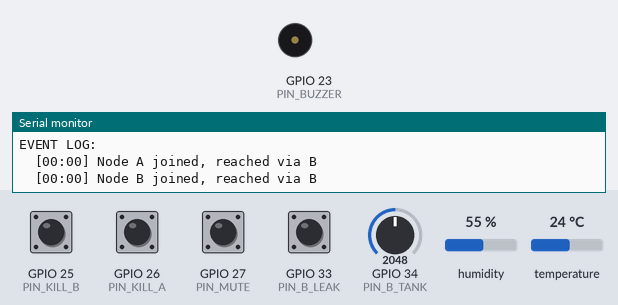
Simulated run of this sketch. Board: ESP32. Parts: buzzer (waves = sounding, pin HIGH), the last lines printed to the serial monitor. The test bench sets the inputs (shaded band); at power-on: GPIO 25 (PIN_KILL_B), GPIO 26 (PIN_KILL_A), GPIO 27 (PIN_MUTE), GPIO 33 (PIN_B_LEAK) HIGH, GPIO 34 (PIN_B_TANK) = 2048, humidity 55 %, temperature 24 °C.

Above: at 1.2 s.
1.3 s: GPIO 25 (PIN_KILL_B) pulled LOW for 0.15 s
At 6.75 s:
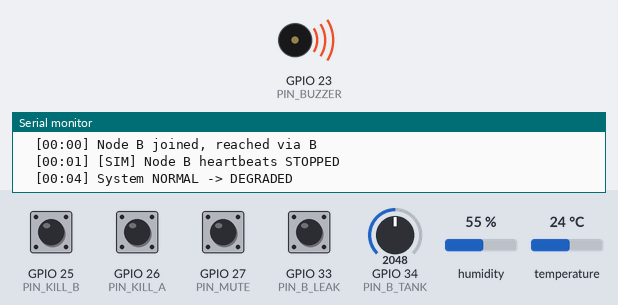
9.3 s: GPIO 27 (PIN_MUTE) pulled LOW for 0.15 s
At 10.4 s:
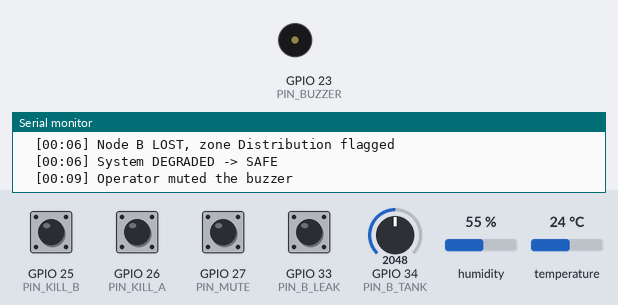
Timing chart, 0 to 12.3 s (numbered marks = the images above; inputs shaded):
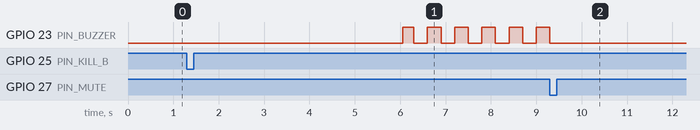

Measured:
- after the input at 1.3 s, GPIO 23 (PIN_BUZZER): alternates HIGH for 0.30 s and LOW for 0.30 s, starting after 4.8 s
- after the input at 9.3 s, GPIO 23 (PIN_BUZZER): goes on until 9.3 s, then stays LOW

The sketch:

sketch.ino
```cpp
// WOKWI SIMULATION: Node C (gateway and monitor)
// Same logic as the hardware sketch node_c.ino. Only the radio layer differs:
// Wokwi cannot run ESP-NOW between boards, so Nodes A and B are emulated by a timed JSON
// generator and buttons (see the Wokwi emulation layer above setup()).
// Libraries to add in Wokwi: ArduinoJson, DHT sensor library, Adafruit Unified Sensor
// Wokwi only has the DHT22 part, so this sim uses the DHT22 type. On hardware use DHT11.

// Node C: Gateway and monitor
// Sensor:  DHT11 temperature and humidity (GPIO 4, 3.3 V)
// Outputs: buzzer (GPIO 23) and the serial dashboard over USB
// Input:   mute button (GPIO 27, to GND)
// Mesh:    ESP-NOW flood with TTL, JSON heartbeat every 2 s
// Libraries: ArduinoJson (v7), "DHT sensor library" and "Adafruit Unified Sensor" (Adafruit)
//
// Fail-safe: the buzzer alarms by itself when Node A or B is lost or reports SAFE.
// It does not wait for any command. The mute button silences it until the
// system returns to NORMAL.

#include <ArduinoJson.h>
#include <DHT.h>

// Declared at the top so the Arduino auto-prototype step can see it.
struct Btn {
  int pin;
  bool down;
  uint32_t changed;
};

const char MY_ID = 'C';
const uint8_t WIFI_CHANNEL = 1;        // placeholder, must match every node
const uint8_t TTL_START = 2;
const uint32_t HEARTBEAT_MS = 2000;
const uint32_t LATE_MS = 4000;
const uint32_t LOST_MS = 6000;
const uint32_t STARTUP_GRACE_MS = 10000;
const uint32_t SENSE_MS = 2000;        // DHT11 needs at least 1 s between reads
const uint32_t PRINT_MS = 1000;

// Pins
const int PIN_DHT = 4;                 // DHT11 data pin (bare 4-pin part: 10k pull-up to 3.3 V)
const int PIN_BUZZER = 23;
const int PIN_MUTE = 27;

const bool BUZZER_ACTIVE = true;       // false for a passive buzzer
DHT dht(PIN_DHT, DHT22);  // Wokwi only has the DHT22 part. On hardware use DHT11.

// true: A and C ignore each other's direct frames, so A <-> C goes through B.
// Set the same on Node A. Needed to demonstrate multi-hop on one desk.
const bool FORCE_LINE = true;

const char* ZONES[3] = {"Source", "Distribution", "Gateway"};
const uint8_t BCAST[6] = {0xFF, 0xFF, 0xFF, 0xFF, 0xFF, 0xFF};

enum State { NORMAL, DEGRADED, SAFE };
const char* STATE_NAMES[] = {"NORMAL", "DEGRADED", "SAFE"};

struct Peer {
  bool everHeard = false;
  bool lost = false;
  bool leak = false;
  uint32_t lastHeard = 0;
  uint32_t lastSeq = 0;
  uint32_t lastUp = 0;
  int level = -1;
  char via = '?';
  char st[10] = "?";
  char pump[4] = "-";
  char valve[7] = "-";
};
Peer peers[3];  // 0 = A, 1 = B, 2 = C (self)

struct RxMsg {
  uint8_t data[200];
  int len;
};

const int LOG_N = 6;
char logBuf[LOG_N][64];
int logCount = 0;

State sysState = NORMAL;
bool zoneSource = false, zoneDist = false;
bool muted = false;
float tempC = NAN, humPct = NAN;
int dhtFails = 0;
uint32_t mySeq = 0;
uint32_t lastBeat = 0, lastPrint = 0, lastSense = 0;

int idx(char c) { return c - 'A'; }

void copyStr(char* dst, size_t n, const char* src) {
  strncpy(dst, src, n - 1);
  dst[n - 1] = 0;
}

// Event log is a ring buffer shown on every dashboard refresh.
void logEvent(const char* text) {
  uint32_t s = millis() / 1000;
  snprintf(logBuf[logCount % LOG_N], sizeof(logBuf[0]), "[%02u:%02u] %s",
           (unsigned)(s / 60), (unsigned)(s % 60), text);
  logCount++;
}

// ---------- Sensor ----------
void readSensor() {
  float t = dht.readTemperature();
  float h = dht.readHumidity();
  if (isnan(t) || isnan(h)) {
    if (dhtFails < 100) dhtFails++;
    if (dhtFails == 3) logEvent("DHT11 read failing, check wiring");
    return;  // keep the last good values
  }
  if (dhtFails >= 3) logEvent("DHT11 reading again");
  dhtFails = 0;
  tempC = t;
  humPct = h;
}

// ---------- Mesh ----------
void sendDoc(JsonDocument& doc) {
  char buf[200];
  size_t n = serializeJson(doc, buf, sizeof(buf));
  (void)n;
  Serial.printf("TX %s\n", buf);  // Wokwi: show the message instead of sending it by radio
}

void sendHeartbeat() {
  char idStr[2] = {MY_ID, 0};
  JsonDocument doc;
  doc["id"] = idStr;
  doc["zone"] = ZONES[idx(MY_ID)];
  doc["seq"] = ++mySeq;
  doc["up"] = millis() / 1000;
  doc["ttl"] = TTL_START;
  doc["via"] = idStr;
  if (!isnan(tempC)) {
    doc["temp"] = (int)round(tempC);
    doc["hum"] = (int)round(humPct);
  }
  doc["st"] = STATE_NAMES[sysState];
  sendDoc(doc);
}

bool peerAlive(int i) {
  return peers[i].everHeard && (millis() - peers[i].lastHeard) < LOST_MS;
}

bool peerLate(int i) {
  return peerAlive(i) && (millis() - peers[i].lastHeard) > LATE_MS;
}

void handleMsg(const RxMsg& m) {
  JsonDocument doc;
  if (deserializeJson(doc, (const char*)m.data, m.len)) return;

  const char* idc = doc["id"] | "?";
  char origin = idc[0];
  if (origin < 'A' || origin > 'C' || origin == MY_ID) return;

  const char* viac = doc["via"] | "?";
  char via = viac[0];
  if (FORCE_LINE && origin == 'A' && via == 'A') return;  // pretend A is out of range

  uint32_t seq = doc["seq"] | 0;
  uint32_t up = doc["up"] | 0;
  Peer& p = peers[idx(origin)];

  bool firstTime = !p.everHeard;
  bool rebooted = !firstTime && up < p.lastUp;
  if (!firstTime && !rebooted && seq <= p.lastSeq) return;  // duplicate or old

  const char* st = doc["st"] | "?";
  bool leakNow = (doc["leak"] | 0) != 0;
  char msg[64];

  if (firstTime) {
    snprintf(msg, sizeof(msg), "Node %c joined, reached via %c", origin, via);
    logEvent(msg);
  } else {
    if (p.lost) {
      snprintf(msg, sizeof(msg), "Node %c back, zone %s", origin, ZONES[idx(origin)]);
      logEvent(msg);
    }
    if (strcmp(p.st, st) != 0) {
      snprintf(msg, sizeof(msg), "Node %c reports %s", origin, st);
      logEvent(msg);
    }
    if (leakNow != p.leak) {
      snprintf(msg, sizeof(msg), leakNow ? "Leak reported, zone %s flagged" : "Leak cleared in zone %s",
               ZONES[idx(origin)]);
      logEvent(msg);
    }
  }

  p.everHeard = true;
  p.lost = false;
  p.leak = leakNow;
  p.lastHeard = millis();
  p.lastSeq = seq;
  p.lastUp = up;
  p.level = doc["lvl"] | -1;
  p.via = via;
  copyStr(p.st, sizeof(p.st), st);
  copyStr(p.pump, sizeof(p.pump), doc["pump"] | "-");
  copyStr(p.valve, sizeof(p.valve), doc["valve"] | "-");

  int ttl = doc["ttl"] | 0;
  if (ttl > 0) {
    char meStr[2] = {MY_ID, 0};
    doc["ttl"] = ttl - 1;
    doc["via"] = meStr;
    sendDoc(doc);
  }
}

void checkTimeouts() {
  for (int i = 0; i < 2; i++) {  // only A and B
    Peer& p = peers[i];
    if (p.everHeard && !p.lost && millis() - p.lastHeard > LOST_MS) {
      p.lost = true;
      char msg[56];
      snprintf(msg, sizeof(msg), "Node %c LOST, zone %s flagged", 'A' + i, ZONES[i]);
      logEvent(msg);
    }
  }
}

// ---------- System state ----------
bool missing(int i) {
  return !peerAlive(i) && (peers[i].everHeard || millis() > STARTUP_GRACE_MS);
}

bool reports(int i, const char* s) {
  return peers[i].everHeard && strcmp(peers[i].st, s) == 0;
}

void updateSystem() {
  zoneSource = missing(0) || reports(0, "SAFE");
  zoneDist = missing(1) || reports(1, "SAFE");

  State next = NORMAL;
  if (peerLate(0) || peerLate(1) || reports(0, "DEGRADED") || reports(1, "DEGRADED")) next = DEGRADED;
  if (zoneSource || zoneDist) next = SAFE;

  if (next != sysState) {
    char msg[56];
    snprintf(msg, sizeof(msg), "System %s -> %s", STATE_NAMES[sysState], STATE_NAMES[next]);
    sysState = next;
    logEvent(msg);
  }
  if (sysState != SAFE) muted = false;  // re-arm for the next fault
}

// ---------- Buzzer and mute ----------
void checkMute() {
  static bool last = false;
  static uint32_t changed = 0;
  bool down = digitalRead(PIN_MUTE) == LOW;
  if (down != last && millis() - changed > 40) {
    changed = millis();
    last = down;
    if (down && sysState == SAFE && !muted) {
      muted = true;
      logEvent("Operator muted the buzzer");
    }
  }
}

void buzzerTick() {
  bool alarm = (sysState == SAFE) && !muted;
  bool beepPhase = (millis() / 300) % 2 == 0;
  if (!alarm || !beepPhase) {
    digitalWrite(PIN_BUZZER, LOW);
    return;
  }
  if (BUZZER_ACTIVE) {
    digitalWrite(PIN_BUZZER, HIGH);
    return;
  }
  static uint32_t t = 0;
  static bool lvl = false;
  if (micros() - t >= 500) {  // about 1 kHz square wave
    t = micros();
    lvl = !lvl;
    digitalWrite(PIN_BUZZER, lvl);
  }
}

// ---------- Dashboard (serial monitor) ----------
void printPeerLine(int i) {
  Peer& p = peers[i];
  if (!p.everHeard) {
    Serial.printf(" %c %-13s WAITING\n", 'A' + i, ZONES[i]);
    return;
  }
  Serial.printf(" %c %-13s %s last %4.1fs  level %3d%%  state %-8s", 'A' + i, ZONES[i],
                peerAlive(i) ? "ALIVE" : "LOST ", (millis() - p.lastHeard) / 1000.0, p.level, p.st);
  if (i == 0) Serial.printf("  pump %s", p.pump);
  if (i == 1) Serial.printf("  valve %s  leak %s", p.valve, p.leak ? "YES" : "NO");
  Serial.printf("  via %c\n", p.via);
}

void printDashboard() {
  uint32_t s = millis() / 1000;
  Serial.printf("\n==== [%02u:%02u] GATEWAY DASHBOARD ====\n", (unsigned)(s / 60), (unsigned)(s % 60));
  Serial.printf("SYSTEM STATE: %s   buzzer: %s\n", STATE_NAMES[sysState],
                sysState != SAFE ? "OFF" : (muted ? "MUTED" : "ON"));
  if (zoneSource || zoneDist) {
    Serial.printf("AFFECTED ZONE: %s%s%s\n", zoneSource ? "Source" : "",
                  (zoneSource && zoneDist) ? " and " : "", zoneDist ? "Distribution" : "");
  }
  printPeerLine(0);
  printPeerLine(1);
  if (isnan(tempC)) Serial.printf(" C %-13s ALIVE (self)  DHT11 no reading yet\n", ZONES[2]);
  else Serial.printf(" C %-13s ALIVE (self)  temp %.1f C  humidity %.0f%%%s\n", ZONES[2], tempC, humPct,
                     dhtFails >= 3 ? "  (stale)" : "");

  Serial.print("MESH PATH: ");
  if (peerAlive(0)) Serial.print(peers[0].via == 'B' ? "A -> B -> C" : "A -> C (direct)");
  else Serial.print("A -x-");
  Serial.print("   ");
  if (peerAlive(1)) Serial.print(peers[1].via == 'A' ? "B -> A -> C" : "B -> C (direct)");
  else Serial.print("B -x-");
  Serial.println();

  Serial.println("EVENT LOG:");
  int n = min(logCount, LOG_N);
  for (int k = 0; k < n; k++) {
    Serial.printf("  %s\n", logBuf[(logCount - n + k) % LOG_N]);
  }
}

// ---------- Arduino ----------
// ---------------- Wokwi emulation layer ----------------
// Real JSON heartbeats are built here and passed to handleMsg(), the same function the radio
// calls on hardware, so parsing, timeouts and the dashboard are the real code.
//   Red button    GPIO 26  stop / resume Node A heartbeats
//   Yellow button GPIO 25  stop / resume Node B heartbeats
//   Blue button   GPIO 33  Node B reports a leak and goes SAFE
//   Green button  GPIO 27  mute the buzzer (real input)
//   Pot GPIO 34            Node B tank level, 0 to 100 percent
// With FORCE_LINE, A is reached only through B, so A also goes silent when B is stopped.
const int PIN_KILL_A = 26;
const int PIN_KILL_B = 25;
const int PIN_B_LEAK = 33;
const int PIN_B_TANK = 34;

bool pressed(Btn& b) {
  bool d = digitalRead(b.pin) == LOW;
  if (d != b.down && millis() - b.changed > 40) {
    b.changed = millis();
    b.down = d;
    return d;
  }
  return false;
}

// Builds the message exactly as a radio frame would arrive and passes it to handleMsg().
void feed(JsonDocument& doc) {
  RxMsg m;
  m.len = (int)serializeJson(doc, (char*)m.data, sizeof(m.data));
  handleMsg(m);
}

Btn btnKillA = {PIN_KILL_A, false, 0};
Btn btnKillB = {PIN_KILL_B, false, 0};
Btn btnBLeak = {PIN_B_LEAK, false, 0};
bool simStopA = false, simStopB = false, simBLeak = false, simPump = false, simFirst = true;
uint32_t simSeqA = 0, simSeqB = 0, simLast = 0, simAStopT = 0;

void simPeers() {
  if (pressed(btnKillA)) {
    simStopA = !simStopA;
    simAStopT = millis();
    logEvent(simStopA ? "[SIM] Node A heartbeats STOPPED" : "[SIM] Node A heartbeats RESUMED");
  }
  if (pressed(btnKillB)) {
    simStopB = !simStopB;
    logEvent(simStopB ? "[SIM] Node B heartbeats STOPPED" : "[SIM] Node B heartbeats RESUMED");
  }
  if (pressed(btnBLeak)) {
    simBLeak = !simBLeak;
    logEvent(simBLeak ? "[SIM] Node B reports a leak (SAFE)" : "[SIM] Node B leak cleared");
  }

  if (!simFirst && millis() - simLast < HEARTBEAT_MS) return;
  simFirst = false;
  simLast = millis();

  int bTank = map(analogRead(PIN_B_TANK), 0, 4095, 0, 100);
  bool aSilent = simStopA && millis() - simAStopT > LOST_MS;
  bool bSafe = simBLeak || aSilent;  // B goes SAFE on a leak, or when A has been silent for 6 s

  // Mirrors Node A's pump rule: follow Node B's tank level with hysteresis.
  if (bTank >= 80) simPump = false;
  else if (bTank < 30) simPump = true;

  if (!simStopA && !simStopB) {
    JsonDocument doc;
    doc["id"] = "A";
    doc["zone"] = ZONES[0];
    doc["seq"] = ++simSeqA;
    doc["up"] = millis() / 1000;
    doc["ttl"] = 0;
    doc["via"] = "B";  // A is reached through B, so the dashboard shows A -> B -> C
    doc["lvl"] = 70;
    doc["wet"] = 1;
    doc["pump"] = (bSafe || bTank >= 80) ? "OFF" : (simPump ? "ON" : "OFF");
    doc["st"] = "NORMAL";
    feed(doc);
  }
  if (!simStopB) {
    JsonDocument doc;
    doc["id"] = "B";
    doc["zone"] = ZONES[1];
    doc["seq"] = ++simSeqB;
    doc["up"] = millis() / 1000;
    doc["ttl"] = 0;
    doc["via"] = "B";
    doc["lvl"] = bTank;
    doc["leak"] = simBLeak ? 1 : 0;
    doc["valve"] = (bSafe || bTank >= 90) ? "CLOSED" : "OPEN";
    doc["st"] = bSafe ? "SAFE" : "NORMAL";
    doc["why"] = bSafe ? (simBLeak ? "LEAK" : "A_LOST") : "";
    feed(doc);
  }
}

void setup() {
  Serial.begin(115200);
  dht.begin();
  pinMode(PIN_BUZZER, OUTPUT);
  digitalWrite(PIN_BUZZER, LOW);
  pinMode(PIN_MUTE, INPUT_PULLUP);

  Serial.printf("Node %c up, zone %s\n", MY_ID, ZONES[idx(MY_ID)]);
  pinMode(PIN_KILL_A, INPUT_PULLUP);
  pinMode(PIN_KILL_B, INPUT_PULLUP);
  pinMode(PIN_B_LEAK, INPUT_PULLUP);
  Serial.println("WOKWI SIM, Node C. Red: stop/resume A | Yellow: stop/resume B | Blue: B leak | Green: mute");
  Serial.println("Tank pot = Node B tank level. DHT22 = temperature and humidity.");
}

void loop() {
  simPeers();  // emulated peers: Wokwi cannot run ESP-NOW between boards

  uint32_t now = millis();
  if (now - lastSense >= SENSE_MS) {
    lastSense = now;
    readSensor();
  }
  checkTimeouts();
  updateSystem();
  checkMute();
  buzzerTick();

  if (now - lastBeat >= HEARTBEAT_MS) {
    lastBeat = now;
    sendHeartbeat();
  }
  if (now - lastPrint >= PRINT_MS) {
    lastPrint = now;
    printDashboard();
  }
}
```
